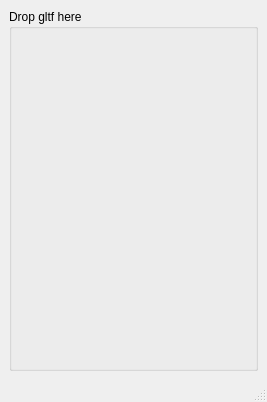
<?xml version="1.0" encoding="UTF-8"?>
<ui version="4.0">
 <class>MainWindow</class>
 <widget class="QMainWindow" name="MainWindow">
  <property name="geometry">
   <rect>
    <x>0</x>
    <y>0</y>
    <width>267</width>
    <height>402</height>
   </rect>
  </property>
  <property name="windowTitle">
   <string>MainWindow</string>
  </property>
  <widget class="QWidget" name="centralwidget">
   <layout class="QVBoxLayout" name="verticalLayout">
    <item>
     <widget class="QGroupBox" name="groupBox">
      <property name="title">
       <string>Drop gltf here</string>
      </property>
     </widget>
    </item>
   </layout>
  </widget>
  <widget class="QStatusBar" name="statusbar"/>
 </widget>
 <resources/>
 <connections/>
</ui>
